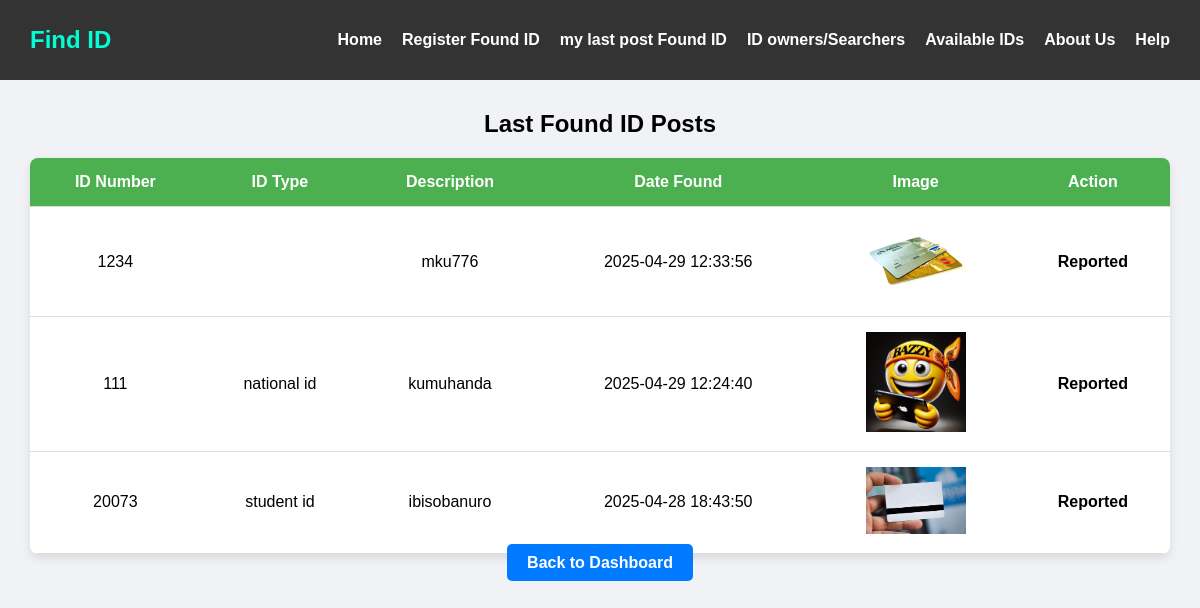
Page /last_post.php (signed in) on the committed database.
### tables this page shows
CREATE TABLE `found_ids` (
  `id` int(11) NOT NULL,
  `full_name` varchar(100) DEFAULT NULL,
  `id_number` varchar(50) DEFAULT NULL,
  `category` varchar(50) DEFAULT NULL,
  `image` varchar(255) DEFAULT NULL,
  `location_found` varchar(100) DEFAULT NULL,
  `date_found` date DEFAULT NULL,
  `posted_by` varchar(100) DEFAULT NULL,
  `created_at` timestamp NOT NULL DEFAULT current_timestamp(),
  `phone_number` int(255) NOT NULL,
  `description` varchar(255) NOT NULL,
  `is_taken` tinyint(1) DEFAULT 0,
  `taken_at` timestamp NOT NULL DEFAULT current_timestamp()
);

### last_post.php (the view, shortened to what this page needs)
<?php
$conn = new mysqli("localhost", "root", "", "find_id");
$delete_sql = "
    DELETE FROM found_ids
    WHERE taken_at IS NOT NULL
    AND TIMESTAMPDIFF(HOUR, taken_at, NOW()) >= 24
";
$conn->query($delete_sql);
$sql_all_posts = "SELECT * FROM found_ids ORDER BY created_at DESC";
$result_all_posts = $conn->query($sql_all_posts);
?>
<!DOCTYPE html>
<html lang="en">
<head>
    <link rel="stylesheet" href="https://cdnjs.cloudflare.com/ajax/libs/font-awesome/6.4.2/css/all.min.css">
</head>
<body>
<nav>
    <div class="logo">Find ID</div>
    <ul>
    <li><a href="dashboard.php">Home</a></li>
        <li><a href="post_found_id.php">Register Found ID</a></li>
        <li><a href="last_post.php">my last post Found ID</a></li>
        <li><a href="seeki_records.php">ID owners/Searchers</a></li>
        <li><a href="dash.php">Available IDs</a></li>
        <li><a href="#">About Us</a></li>
        <li><a href="#">Help</a></li>
    </ul>
</nav>
<div class="container">
    <h2>Last Found ID Posts</h2>
    <table>
        <thead>
            <tr>
                <th>ID Number</th>
                <th>ID Type</th>
                <th>Description</th>
                <th>Date Found</th>
                <th>Image</th>
                <th>Action</th>
            </tr>
        </thead>
        <tbody>
            <?php if ($result_all_posts->num_rows > 0): ?>
                <?php while ($post = $result_all_posts->fetch_assoc()): ?>
                    <tr>
                        <td><?php echo htmlspecialchars($post['id_number']); ?></td>
                        <td><?php echo htmlspecialchars($post['category']); ?></td>
                        <td><?php echo htmlspecialchars($post['description']); ?></td>
                        <td><?php echo htmlspecialchars($post['created_at']); ?></td>
                        <td><img src="uploads/<?php echo htmlspecialchars($post['image']); ?>" alt="ID Image"></td>
                        <td>
                            <?php if (empty($post['taken_at'])): ?>
                                <form action="take_and_cleanup.php" method="post">
                                    <input type="hidden" name="take_id" value="<?php echo $post['id']; ?>">
                                    <button type="submit" class="take-btn">Take It</button>
                                </form>
                            <?php else: ?>
                                <h4>Reported</h4>
                            <?php endif; ?>
                        </td>
                    </tr>
                <?php endwhile; ?>
            <?php else: ?>
                <tr>
                    <td colspan="6">No Found ID Posts Available</td>
                </tr>
            <?php endif; ?>
        </tbody>
    </table>
    <a href="dashboard.php" class="back-btn">Back to Dashboard</a>
</div>
</body>
</html>

### last_post.php (style rules this page uses)
body { font-family: Arial, sans-serif; background: #f0f2f5; margin: 0; padding: 0; }
nav { background-color: #333; color: white; padding: 15px 30px; display: flex; justify-content: space-between; align-items: center; }
nav .logo { font-size: 24px; font-weight: bold; color: #00ffd5; }
nav ul { list-style-type: none; display: flex; gap: 20px; }
nav ul li a { color: white; text-decoration: none; font-weight: bold; }
.container { width: 95%; margin: 30px auto; text-align: center; }
table { width: 100%; margin-top: 20px; border-collapse: collapse; background: white; box-shadow: 0 4px 10px rgba(0, 0, 0, 0.1); border-radius: 8px; overflow: hidden; }
th, td { padding: 15px; border-bottom: 1px solid #ddd; }
th { background: #4CAF50; color: white; }
.back-btn { margin-top: 20px; background: #007BFF; color: white; padding: 10px 20px; border: none; border-radius: 5px; text-decoration: none; font-weight: bold; }
img { width: 100px; height: auto; }

### rows in the picture
found_ids: id_number "1234", description "mku776", created_at "2025-04-29 12:33:56", image (picture), shows "Reported"
found_ids: id_number "111", category "national id", description "kumuhanda", created_at "2025-04-29 12:24:40", image (picture), shows "Reported"
found_ids: id_number "20073", category "student id", description "ibisobanuro", created_at "2025-04-28 18:43:50", image (picture), shows "Reported"
